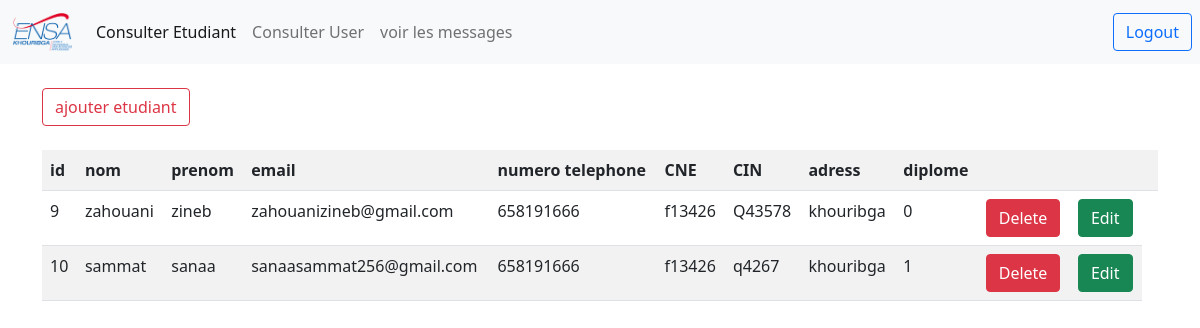
Screenshot of /html/admin.php (signed in) with the database file from the repository.
### tables this page shows
CREATE TABLE IF NOT EXISTS `etudiant` (
  `id` int(11) NOT NULL AUTO_INCREMENT,
  `nom` varchar(45) NOT NULL,
  `prenom` varchar(45) NOT NULL,
  `email` varchar(45) NOT NULL,
  `numero_telephone` int(11) NOT NULL,
  `CNE` varchar(45) NOT NULL,
  `CIN` varchar(45) NOT NULL,
  `adress` varchar(45) NOT NULL,
  `diplome` tinyint(1) NOT NULL,
  PRIMARY KEY (`id`)
);

### html/admin.php (the view, shortened to what this page needs)
<!DOCTYPE html>
<html lang="en">
<head>
</head>
<body>
    <?php include "navbar.php"; ?>
    <div class="container">
        <a class="btn btn-outline-danger mt-4 mb-4" href="add.php">ajouter etudiant</a>
        <table class="table table-striped">
            <tr>
                <th>id</th>
                <th>nom</th>
                <th>prenom</th>
                <th>email</th>
                <th>numero telephone</th>
                <th>CNE</th>
                <th>CIN</th>
                <th>adress</th>
                <th>diplome</th>
                <th></th>
                <th></th>
                <th></th>
            </tr>
            <?php
            include "config.php";
            $records = mysqli_query($con, "select * from etudiant");
            while ($data = mysqli_fetch_array($records)) {
            ?>
            <tr>
                <td><?php echo $data['id']; ?></td>
                <td><?php echo $data['nom']; ?></td>
                <td><?php echo $data['prenom']; ?></td>
                <td><?php echo $data['email']; ?></td>
                <td><?php echo $data['numero_telephone']; ?></td>
                <td><?php echo $data['CNE']; ?></td>
                <td><?php echo $data['CIN']; ?></td>
                <td><?php echo $data['adress']; ?></td>
                <td><?php echo $data['diplome']; ?></td>
                <td><a class="btn btn-danger" href="delete.php?id=<?php echo $data['id']; ?>">Delete</a></td>
                <td><a class="btn btn-success" href="edit.php?id=<?php echo $data['id']; ?>">Edit</a></td>
            </tr>
            <?php
            }
            ?>
        </table>
    </div>
</body>
</html>

### rows the page displays
etudiant: id "9", nom "zahouani", prenom "zineb", email "zahouanizineb@gmail.com", numero_telephone "658191666", CNE "f13426", CIN "Q43578", adress "khouribga", diplome "0"
etudiant: id "10", nom "sammat", prenom "sanaa", email "sanaasammat256@gmail.com", numero_telephone "658191666", CNE "f13426", CIN "q4267", adress "khouribga", diplome "1"
